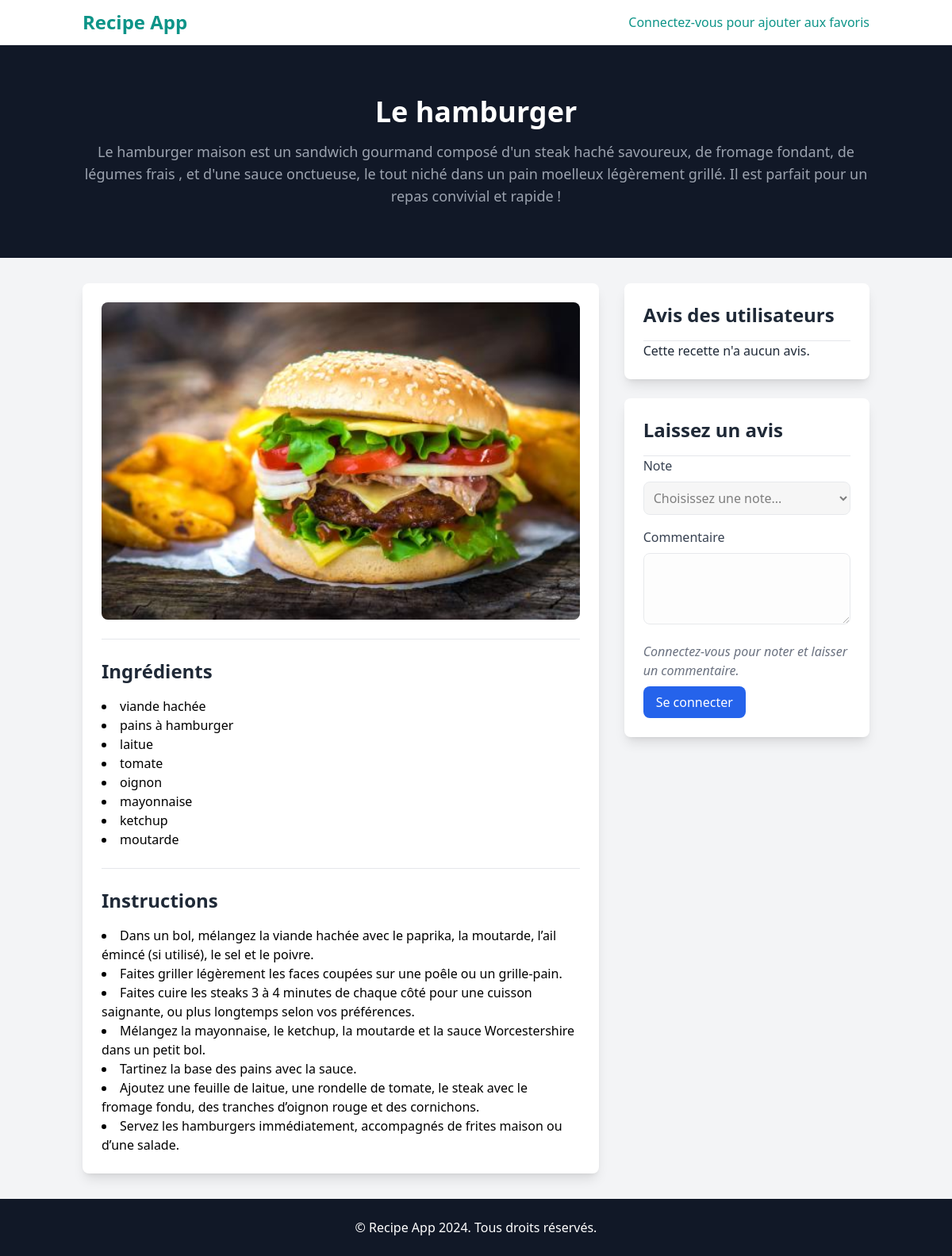
The app's page /recipes/25, older data.
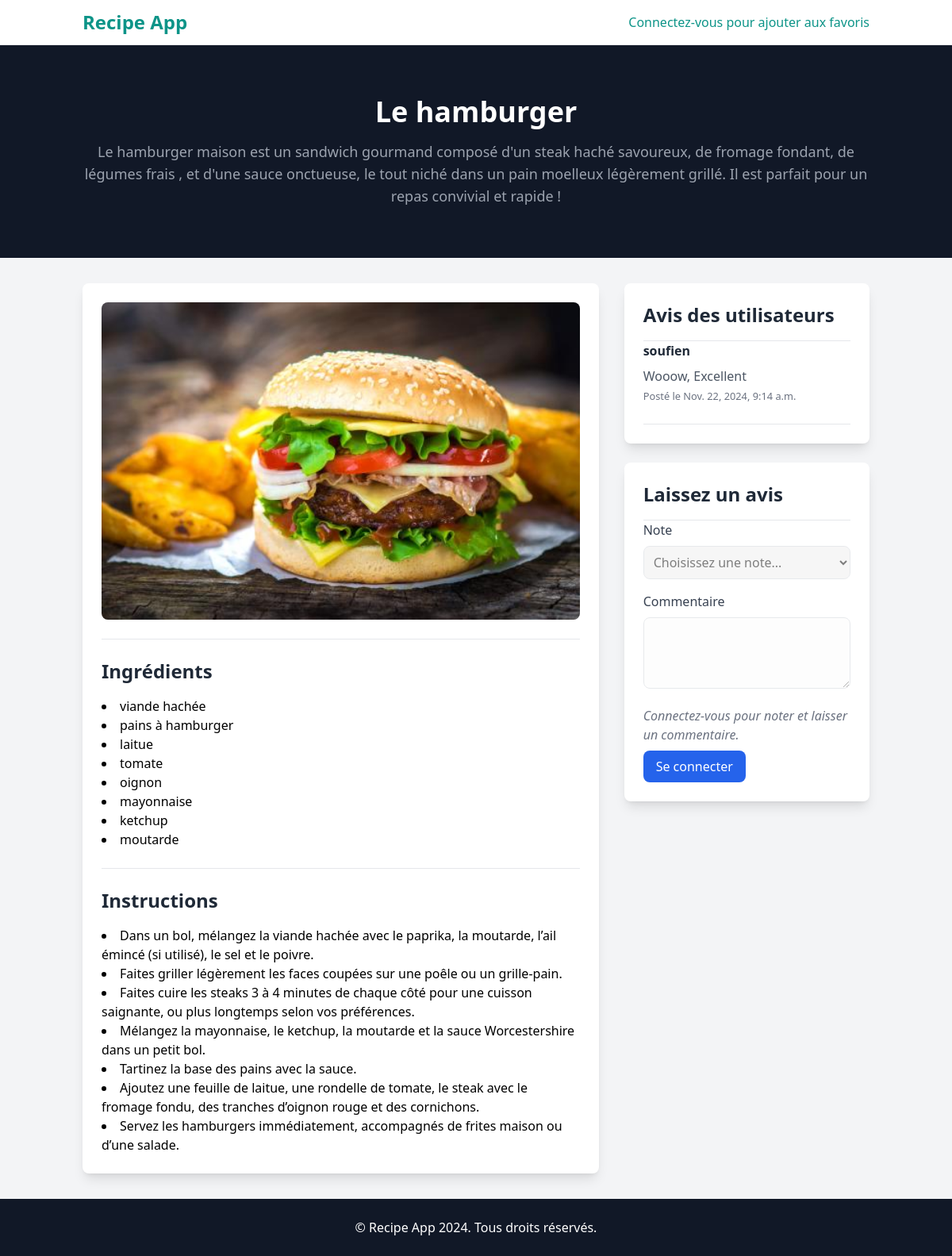
The same page, newer data.
### recipes/models.py (models this page shows, shortened)
class Ingredient(models.Model):
    produit = models.ForeignKey(Produit, on_delete=models.CASCADE)  # Référence au produit (ingrédient)
    recette = models.ForeignKey(Recipe, on_delete=models.CASCADE)  # Référence à la recette à laquelle l'ingrédient appartient
    qtté = models.TextField()  # Quantité de l'ingrédient utilisée dans la recette

class Produit(models.Model):
    name = models.CharField(max_length=100)

class Step(models.Model):
    recipe = models.ForeignKey(Recipe, related_name='steps', on_delete=models.CASCADE)  # La recette à laquelle cette étape appartient
    description = models.TextField()  # Description de l'étape
    image = models.ImageField(upload_to='step_images/', blank=True, null=True)  # Image optionnelle pour chaque étape
    order = models.PositiveIntegerField()  # L'ordre de l'étape dans la recette
    class Meta:
        ordering = ['order']  # Assure que les étapes sont ordonnées selon le champ 'order'

class Avis(models.Model):
    user = models.ForeignKey(User, on_delete=models.CASCADE)  # Utilisateur ayant écrit l'avis
    recipe = models.ForeignKey(Recipe, on_delete=models.CASCADE)  # Recette à laquelle cet avis se rapporte
    content = models.TextField()  # Contenu de l'avis
    rating = models.PositiveIntegerField(default=0)  # Note (optionnelle) de l'avis
    created_at = models.DateTimeField(auto_now_add=True)  # Timestamp de la création de l'avis

### recipes/views.py (the view)
# urls.py: path('<int:recipe_id>',recipes.views.recette_info, name="recette_info"),
def recette_info(request, recipe_id):
    try:
        recette = Recipe.objects.get(id=recipe_id)
    except Recipe.DoesNotExist:
        return HttpResponse("Recipe not found", status=404)
    is_favorited = Favorites.objects.filter(user=request.user, recette=recette).exists() if request.user.is_authenticated else False
    reviews = Avis.objects.filter(recipe=recette)
    ingredients = Ingredient.objects.filter(recette=recette)
    steps = Step.objects.filter(recipe=recette)
    return render(request, 'recipes/recette_info.html', {'recette': recette, 'is_favorited': is_favorited, 'reviews': reviews, 'ingredients': ingredients, 'steps': steps})

### recipes/templates/recipes/recette_info.html (shortened to what the changed rows need)
<!DOCTYPE html>
<html lang="en">
<head>
    <script src="https://cdn.tailwindcss.com"></script>
</head>
<body class="font-sans antialiased bg-gray-100">
    <header class="bg-gray-900 py-16">
        <div class="container mx-auto text-center text-white">
            <h1 class="text-4xl font-bold">{{ recette.title }}</h1>
        </div>
    </header>
    <main class="container mx-auto px-4 py-8">
        <div class="grid grid-cols-1 lg:grid-cols-3 gap-8">
            <div class="lg:col-span-2 bg-white p-6 rounded-lg shadow-lg">
                <h2 class="text-2xl font-semibold text-gray-800 mb-4">Ingrédients</h2>
                <div class="grid grid-cols-2 gap-4">
                    <ul class="list-disc list-inside">
                        {% for ingredient in ingredients %}
                        <li>{{ ingredient.produit.name }}</li>
                        {% endfor %}
                    </ul>
                </div>
                <h2 class="text-2xl font-semibold text-gray-800 mb-4">Instructions</h2>
                <div class="space-y-4">
                    <ul class="list-disc list-inside">
                        {% if steps %}
                        {% for step in steps %}
                        <li>{{ step.description }}</li>
                        {% endfor %}
                        {% else %}
                        <p>{{recette.instructions}}</p>
                        {% endif %}
                    </ul>
                </div>
            </div>
            <div>
                <div class="bg-white p-6 rounded-lg shadow-lg mb-6">
                    <h2 class="text-2xl font-semibold text-gray-800 mb-4">Avis des utilisateurs</h2>
                    <div class="space-y-6">
                        {% if not reviews %}
                        <p class="text-gray-800">Cette recette n'a aucun avis.</p>
                        {% endif %}
                        {% for review in reviews %}
                        <div class="flex justify-between items-center">
                            <div>
                                <h6 class="font-bold text-gray-800">{{ review.user.username }}</h6>
                                <p class="text-gray-600 mt-2">{{ review.content }}</p>
                                <small class="text-gray-500">Posté le {{ review.created_at }}</small>
                            </div>
                        </div>
                        <hr>
                        {% endfor %}
                    </div>
                </div>
                <div class="bg-white p-6 rounded-lg shadow-lg">
                    <h2 class="text-2xl font-semibold text-gray-800 mb-4">Laissez un avis</h2>
                </div>
            </div>
        </div>
    </main>
</body>
</html>

Row changes from the older to the newer data that the page shows:
added Avis: user.username "soufien", content "Wooow, Excellent", created_at "Nov. 22, 2024, 9:14 a.m."
Text that changed along with them:
text no longer shown: "Cette recette n'a aucun avis."
